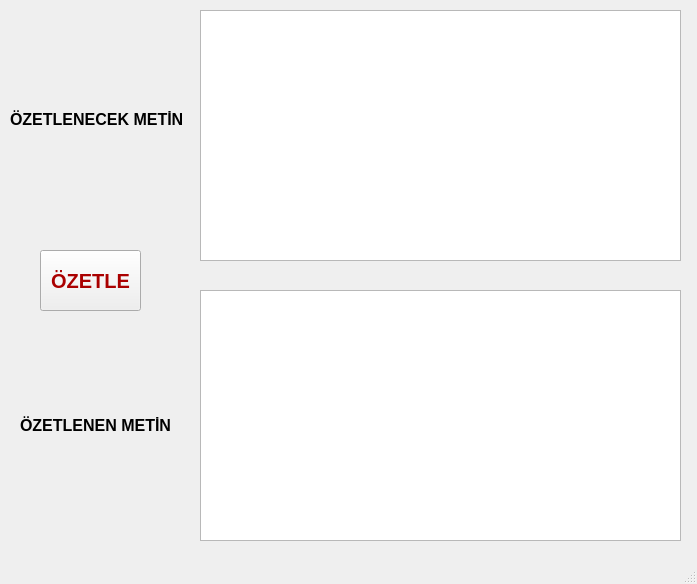
<?xml version="1.0" encoding="UTF-8"?>
<ui version="4.0">
 <class>metin</class>
 <widget class="QMainWindow" name="metin">
  <property name="geometry">
   <rect>
    <x>0</x>
    <y>0</y>
    <width>697</width>
    <height>584</height>
   </rect>
  </property>
  <property name="windowTitle">
   <string>MainWindow</string>
  </property>
  <widget class="QWidget" name="centralwidget">
   <widget class="QLabel" name="label">
    <property name="geometry">
     <rect>
      <x>10</x>
      <y>89</y>
      <width>181</width>
      <height>61</height>
     </rect>
    </property>
    <property name="font">
     <font>
      <pointsize>12</pointsize>
      <weight>75</weight>
      <bold>true</bold>
     </font>
    </property>
    <property name="text">
     <string>ÖZETLENECEK METİN</string>
    </property>
   </widget>
   <widget class="QLabel" name="label_2">
    <property name="geometry">
     <rect>
      <x>20</x>
      <y>400</y>
      <width>171</width>
      <height>51</height>
     </rect>
    </property>
    <property name="font">
     <font>
      <pointsize>12</pointsize>
      <weight>75</weight>
      <bold>true</bold>
     </font>
    </property>
    <property name="text">
     <string>ÖZETLENEN METİN</string>
    </property>
   </widget>
   <widget class="QTextBrowser" name="textBrowser_2">
    <property name="geometry">
     <rect>
      <x>200</x>
      <y>290</y>
      <width>481</width>
      <height>251</height>
     </rect>
    </property>
   </widget>
   <widget class="QPushButton" name="pushButton">
    <property name="geometry">
     <rect>
      <x>40</x>
      <y>250</y>
      <width>101</width>
      <height>61</height>
     </rect>
    </property>
    <property name="palette">
     <palette>
      <active>
       <colorrole role="ButtonText">
        <brush brushstyle="SolidPattern">
         <color alpha="255">
          <red>170</red>
          <green>0</green>
          <blue>0</blue>
         </color>
        </brush>
       </colorrole>
      </active>
      <inactive>
       <colorrole role="ButtonText">
        <brush brushstyle="SolidPattern">
         <color alpha="255">
          <red>170</red>
          <green>0</green>
          <blue>0</blue>
         </color>
        </brush>
       </colorrole>
      </inactive>
      <disabled>
       <colorrole role="ButtonText">
        <brush brushstyle="SolidPattern">
         <color alpha="255">
          <red>120</red>
          <green>120</green>
          <blue>120</blue>
         </color>
        </brush>
       </colorrole>
      </disabled>
     </palette>
    </property>
    <property name="font">
     <font>
      <pointsize>15</pointsize>
      <weight>75</weight>
      <bold>true</bold>
     </font>
    </property>
    <property name="text">
     <string>ÖZETLE</string>
    </property>
   </widget>
   <widget class="QPlainTextEdit" name="plainTextEdit">
    <property name="geometry">
     <rect>
      <x>200</x>
      <y>10</y>
      <width>481</width>
      <height>251</height>
     </rect>
    </property>
   </widget>
  </widget>
  <widget class="QStatusBar" name="statusbar"/>
 </widget>
 <resources/>
 <connections/>
</ui>
